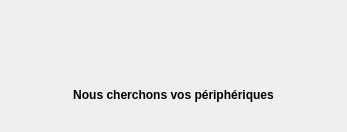
<?xml version="1.0" encoding="UTF-8"?>
<ui version="4.0">
 <class>CenterInfoWidget</class>
 <widget class="QWidget" name="CenterInfoWidget">
  <property name="geometry">
   <rect>
    <x>0</x>
    <y>0</y>
    <width>347</width>
    <height>132</height>
   </rect>
  </property>
  <property name="windowTitle">
   <string>Form</string>
  </property>
  <layout class="QVBoxLayout" name="verticalLayout">
   <item>
    <layout class="QHBoxLayout" name="horizontalLayout">
     <item>
      <spacer name="horizontalSpacer_2">
       <property name="orientation">
        <enum>Qt::Horizontal</enum>
       </property>
       <property name="sizeHint" stdset="0">
        <size>
         <width>40</width>
         <height>20</height>
        </size>
       </property>
      </spacer>
     </item>
     <item>
      <widget class="QLabel" name="icon">
       <property name="text">
        <string/>
       </property>
       <property name="pixmap">
        <pixmap resource="../../../resources.qrc">:/images/other/nodevice_logo.png</pixmap>
       </property>
      </widget>
     </item>
     <item>
      <spacer name="horizontalSpacer">
       <property name="orientation">
        <enum>Qt::Horizontal</enum>
       </property>
       <property name="sizeHint" stdset="0">
        <size>
         <width>40</width>
         <height>20</height>
        </size>
       </property>
      </spacer>
     </item>
    </layout>
   </item>
   <item>
    <widget class="QLabel" name="infoLabel">
     <property name="font">
      <font>
       <weight>75</weight>
       <bold>true</bold>
      </font>
     </property>
     <property name="text">
      <string>Nous cherchons vos périphériques</string>
     </property>
     <property name="alignment">
      <set>Qt::AlignCenter</set>
     </property>
    </widget>
   </item>
  </layout>
 </widget>
 <resources>
  <include location="../../../resources.qrc"/>
 </resources>
 <connections/>
</ui>
